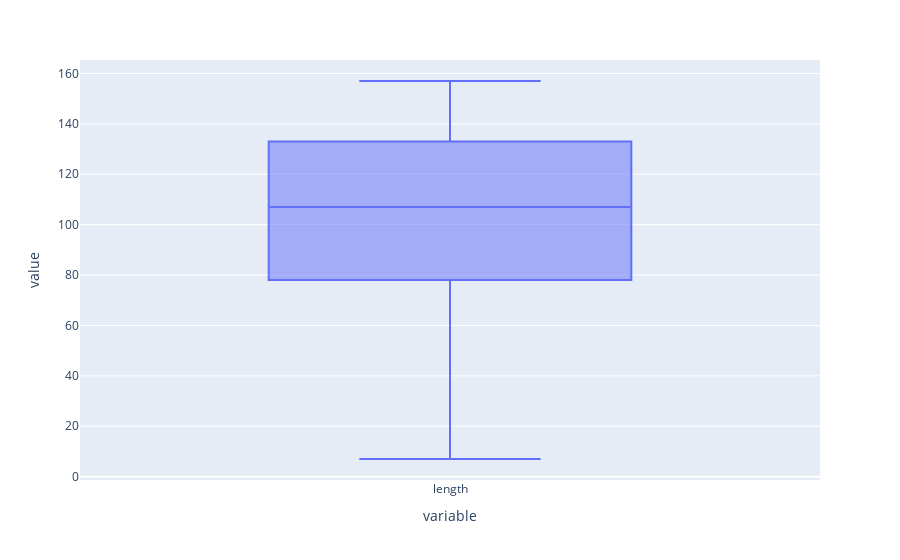

Notebook cell for this chart:
### Code cell
# show the boxplot for the length column
df_train["length"].plot(kind="box")

### Figure 1 — Plotly figure (JSON) as saved in the notebook; plotly's stock layout.template omitted (floating-point values rounded to 4 significant figures; data arrays with more than 128 entries replaced by an {"elided": "..."} marker saying what was removed)
{"data": [{"alignmentgroup": "True", "hovertemplate": "variable=%{x}<br>value=%{y}<extra></extra>", "legendgroup": "", "marker": {"color": "#636efa"}, "name": "", "notched": false, "offsetgroup": "", "orientation": "v", "showlegend": false, "type": "box", "x": {"elided": "7613 str values"}, "x0": " ", "xaxis": "x", "y": {"elided": "7613 int values"}, "y0": " ", "yaxis": "y"}], "layout": {"boxmode": "group", "legend": {"tracegroupgap": 0}, "margin": {"t": 60}, "xaxis": {"anchor": "y", "domain": [0.0, 1.0], "title": {"text": "variable"}}, "yaxis": {"anchor": "x", "domain": [0.0, 1.0], "title": {"text": "value"}}}}
